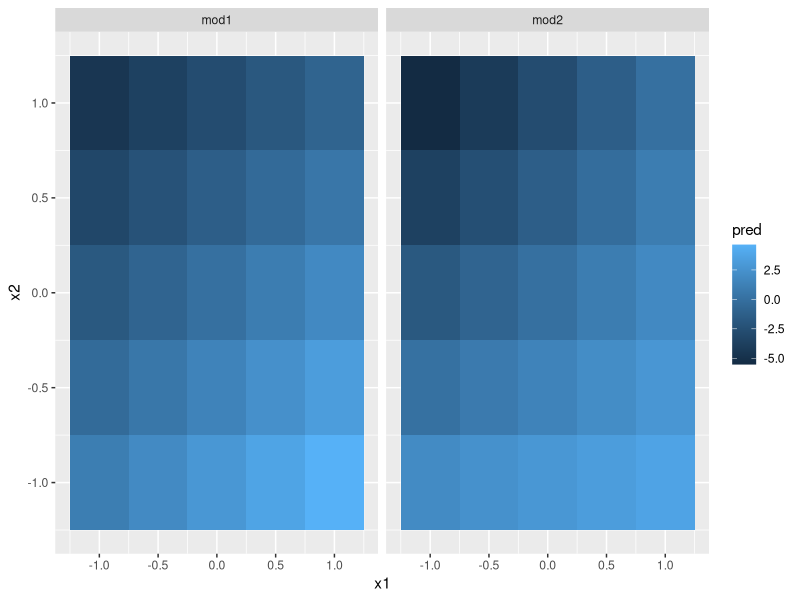
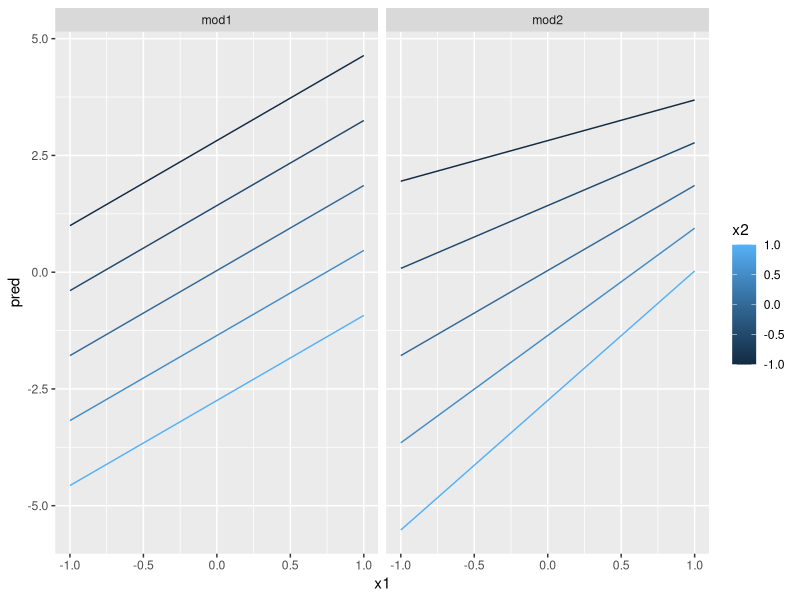
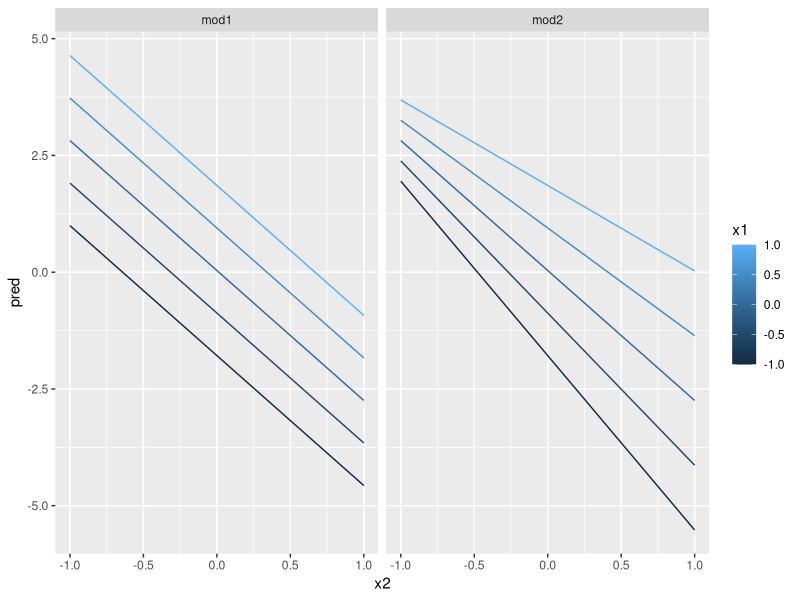
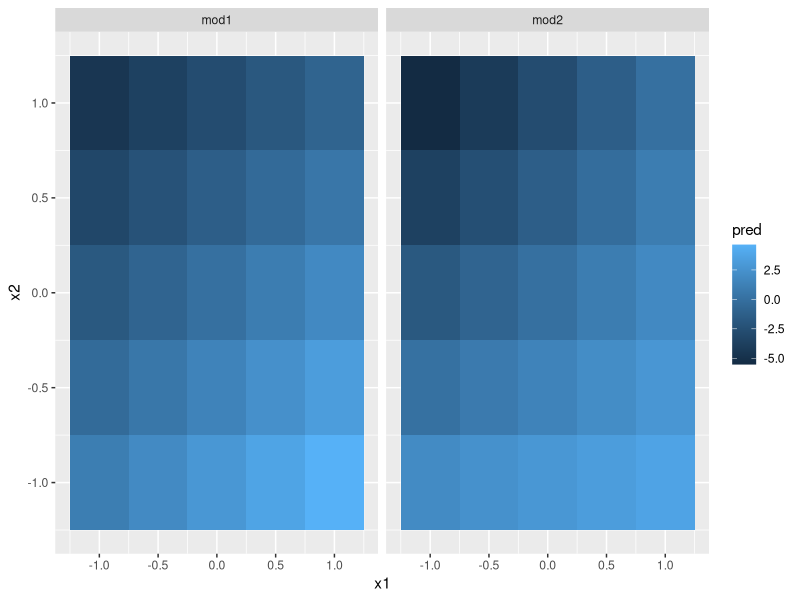
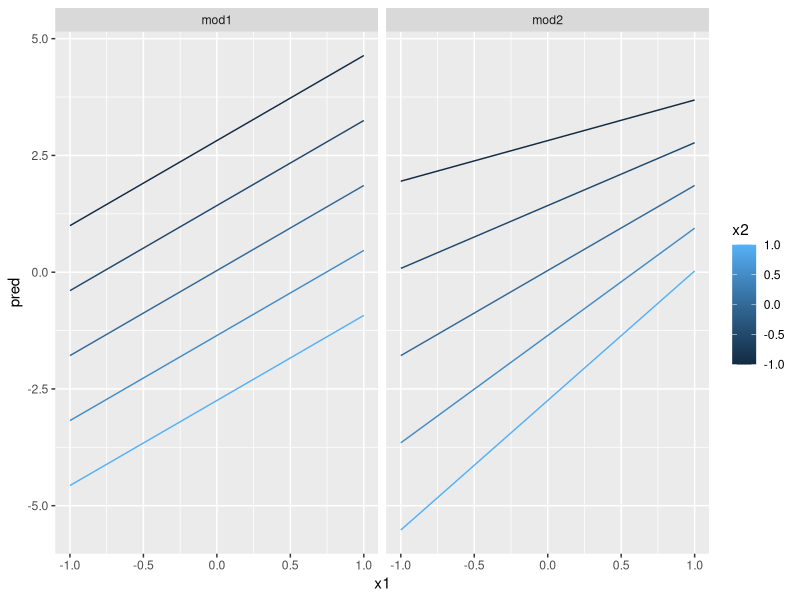
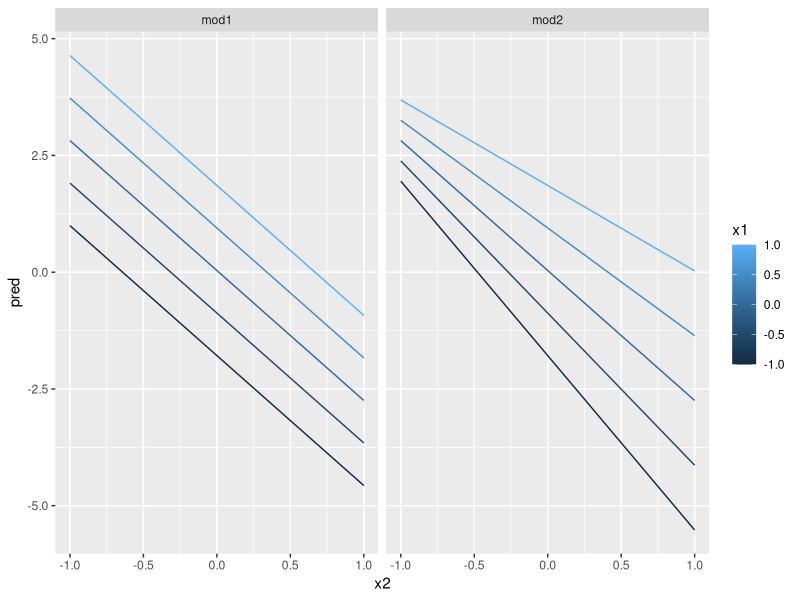

These charts were generated, in order, by the following R code:
library(tidyverse)

library(modelr)
options(na.action = na.warn)

mod1 <- lm(y ~ x1 + x2, data = sim4)
mod2 <- lm(y ~ x1 * x2, data = sim4)

grid <- sim4 %>% 
  data_grid(
    x1 = seq_range(x1, 5), 
    x2 = seq_range(x2, 5) 
  ) %>% 
  gather_predictions(mod1, mod2)
grid

ggplot(grid, aes(x1, x2)) + 
  geom_tile(aes(fill = pred)) + 
  facet_wrap(~ model)

ggsave("model/figs/interactions_2.1.png")

ggplot(grid, aes(x1, pred, colour = x2, group = x2)) + 
  geom_line() +
  facet_wrap(~ model)

ggsave("model/figs/interactions_2.2.png")

ggplot(grid, aes(x2, pred, colour = x1, group = x1)) + 
  geom_line() +
  facet_wrap(~ model)

ggsave("model/figs/interactions_2.3.png")
